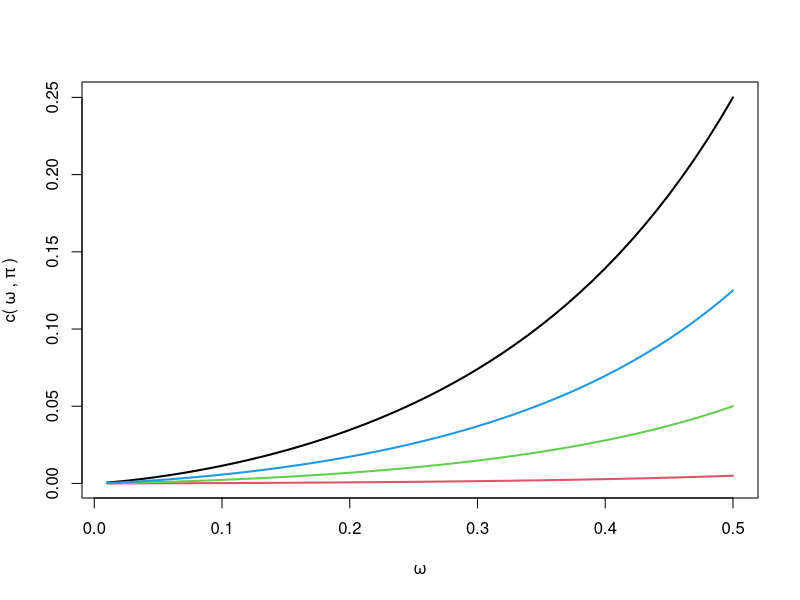
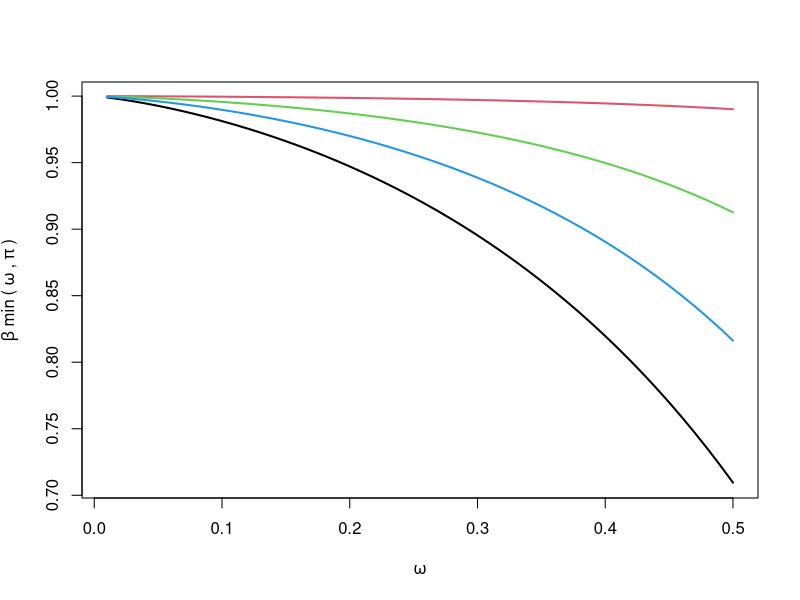

Here is the R script that generated these plots, in order:
c_func = function(w, pi) {
  return(pi * log(1 - w) / log(w) / 2)
}
b_min = function(w, pi) {
  return(1 + log(1 - w) / (1 - log(w) / pi))
}


w = seq(0.01, 0.5, 0.01)
png(file='c_function.png', bg = "transparent")
  plot (w, c_func(w, 0.50), type = 'l', lwd = 2,
        ylab = expression('c('~omega~','~pi~')'),
        xlab = expression(omega))
  lines(w, c_func(w, 0.01), type = 'l', col = 2, lwd = 2)
  lines(w, c_func(w, 0.10), type = 'l', col = 3, lwd = 2)
  lines(w, c_func(w, 0.25), type = 'l', col = 4, lwd = 2)
dev.off()

png(file='beta_min_function.png', bg = "transparent")
  plot (w, b_min(w, 0.50), type = 'l', lwd = 2,
        ylab = expression(beta~min~'('~omega~','~pi~')'),
        xlab = expression(omega))
  lines(w, b_min(w, 0.01), type = 'l', col = 2, lwd = 2)
  lines(w, b_min(w, 0.10), type = 'l', col = 3, lwd = 2)
  lines(w, b_min(w, 0.25), type = 'l', col = 4, lwd = 2)
dev.off()
